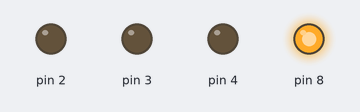
Recording of a sketch running on a simulated Arduino Uno, built with avr-gcc and run on an emulated ATmega328P. Shown: output pins drawn as LEDs (lit = HIGH).

Above: at 0.1 s.
At 2.1 s:
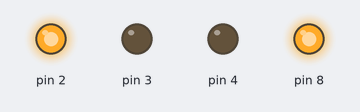
At 10.1 s:
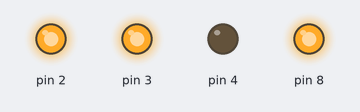
At 18.1 s:
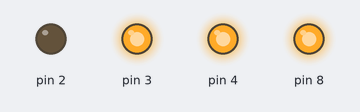
At 38.1 s:
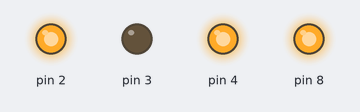
Timing chart, 0 to 39.6 s (numbered marks = the images above):
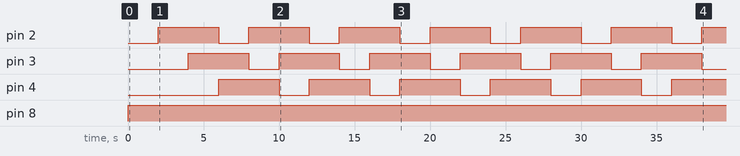

Measured:
- by itself, pin 2–4: alternates HIGH for 4.0 s and LOW for 2.0 s
- by itself, pin 8: LOW → HIGH at 0.00 s

The sketch:

RGBcontrol.ino
```cpp
int grd;

void setup()
{
  pinMode(8, OUTPUT);
  for(grd=2;grd<=4;grd++)
  pinMode(grd, OUTPUT);


}

void loop()
{

  for(grd = 2; grd <= 4;grd++)
  {
    digitalWrite(8, HIGH);
    digitalWrite(grd, LOW);
    delay(2000);
    digitalWrite(8, LOW);
    digitalWrite(grd, HIGH);
  }
}
```
